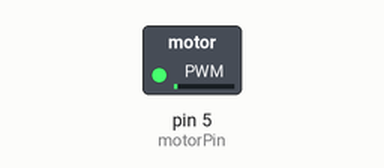
Recording of a sketch running on a simulated Arduino Uno, built with avr-gcc and run on an emulated ATmega328P. On the bench: switched loads named in the sketch (green lamp = pin HIGH).

Above: at 0.05 s.
At 2.3 s:
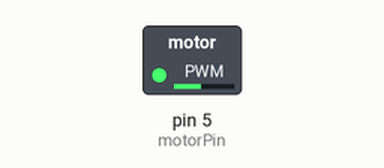
At 4.6 s:
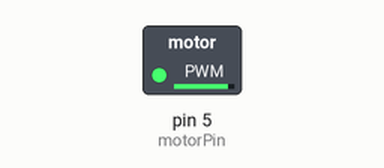
At 9.2 s:
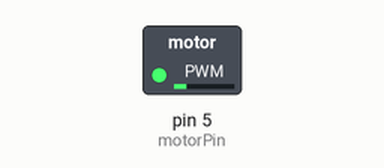
Timing chart, 0 to 13.3 s (numbered marks = the images above):
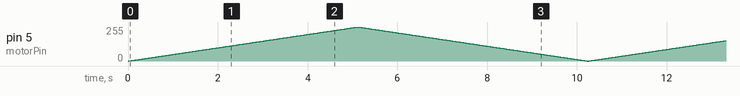

The sketch:

ders11-dc_motor.ino
```cpp
//motor surucu dijital pin 5 e bagli
#define motorPin 5

//baslangic degerleri
int hiz = 0;

void setup()
{
  //motor surucu pinini cikis olarak ayarla
  pinMode(motorPin, OUTPUT);
}

void loop()
{
  //0 dan 255 e kadar kademeli olarak motorun hizini arttir
  for(hiz = 0; hiz <= 255; hiz++)
  {
    analogWrite(motorPin,hiz);
    delay(20);
  }
  //255 e ulasinca motoru yavaslatarak durdur
  for(hiz = 255; hiz>=0; hiz--)
  {
    analogWrite(motorPin,hiz);
    delay(20);
  }
}
```
